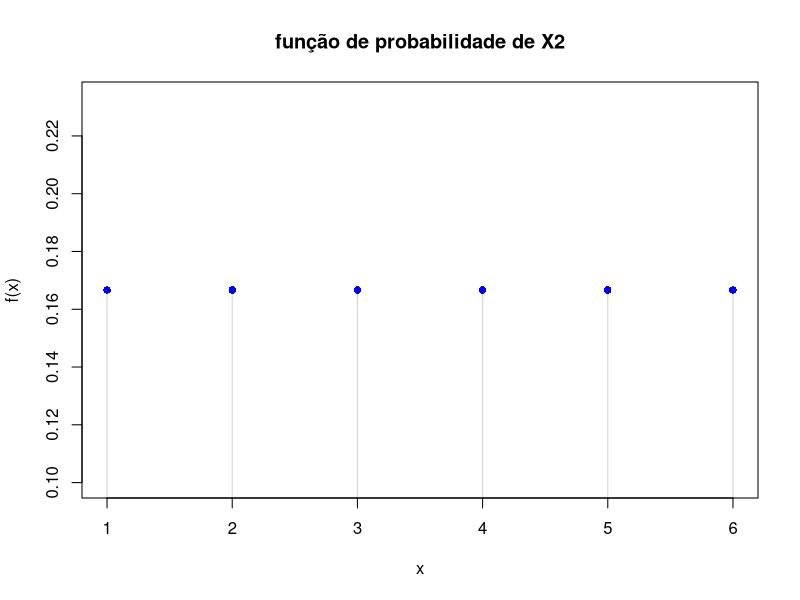
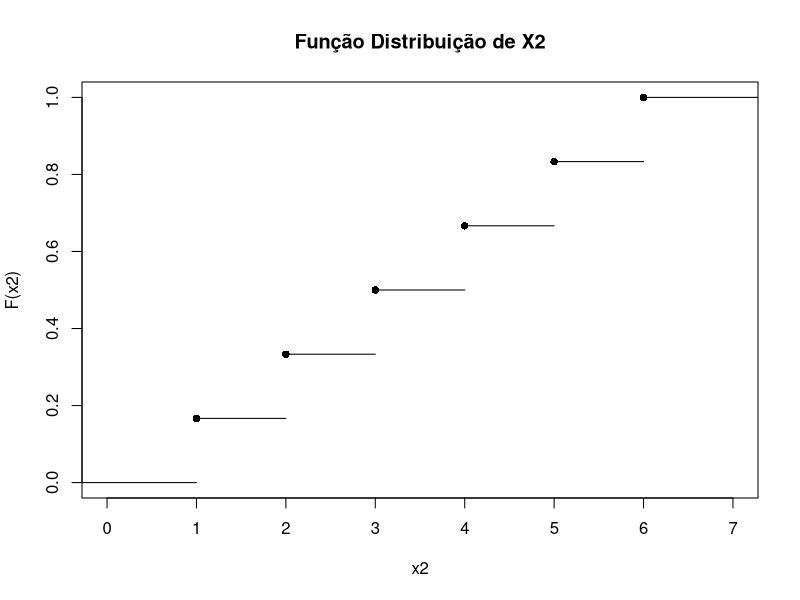

These figures' R source, in order:
## ---- chunk 1
knitr::opts_chunk$set(echo = TRUE)
## ---- chunk 2
# valores possíveis para o dado 1 a 6, todos com prob 1/6

S2<-data.frame("X2"=1:6,"prob"=1/6)
S2

## ---- chunk 3


plot (x=S2$X2,                      # os valores da variável
      y=S2$prob ,                   # os valores da função de probabilidade
      type="h",                     # linhas verticais entre x e y
      main="função de probabilidade de X2",
      xlab="x",                     # id do eixo x
      ylab="f(x)",   # id do eixo y
      col="light grey"              # cor das linhas
      )

#Adicionar pontos ao gráfico

points(x=S2$X2,                     
       y=S2$prob,
       pch=16,                      # símbolo usado, 16 é círculo
       col="blue"
       )

## ---- chunk 4
# somar as probabilidades dos valores de x2 (ou seja, em S2$X1) que respeitam a condição ">2"

sum(
  S2[S2$X2>2,]  #condição sobre as linhas (i.e. primeiro argumento)
  $prob)       #valores a somar
## ---- chunk 5
quais<-which(S2[,1]>2)      # quais as linhas a somar
sum(S2[quais,2])            # somar a coluna 2 nesses índices
## ---- chunk 6
FX2_pontos<-cumsum(S2$prob)
FX2_pontos

## ---- chunk 7
#Representação gráfica da Função de Distribuição de X

plot.stepfun(
  stepfun(                 # definir a função em patamares
          S2$X2,           # os valores de x a considerar
          c(0,FX2_pontos), # os patamares a considerar, 
                           # ponto adicional inicial 0 
          right=FALSE      # intervalos fechados à esquerda
          ),
  verticals=FALSE,         # não colocar traços verticais nos pontos de salto
  pch = 16,                # tipo de símbolo
  #
  # título e identificação dos eixos 
  #
  main="Função Distribuição de X2",
  xlab="x2",
  ylab="F(x2)")
## ---- chunk 8
miu_x2<-sum(S2$X2*S2$prob)
miu_x2
## ---- chunk 9
# média dos quadrados menos o quadrado da média
var_x2<- sum((S2$X2^2)*S2$prob)-miu_x2^2
round(var_x2,4)

# média dos quadrados dos desvios face à média
round(sum((S2$X2-miu_x2)^2*S2$prob),4)
